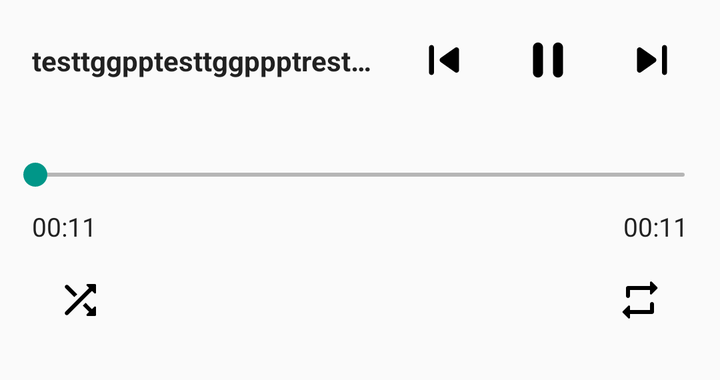
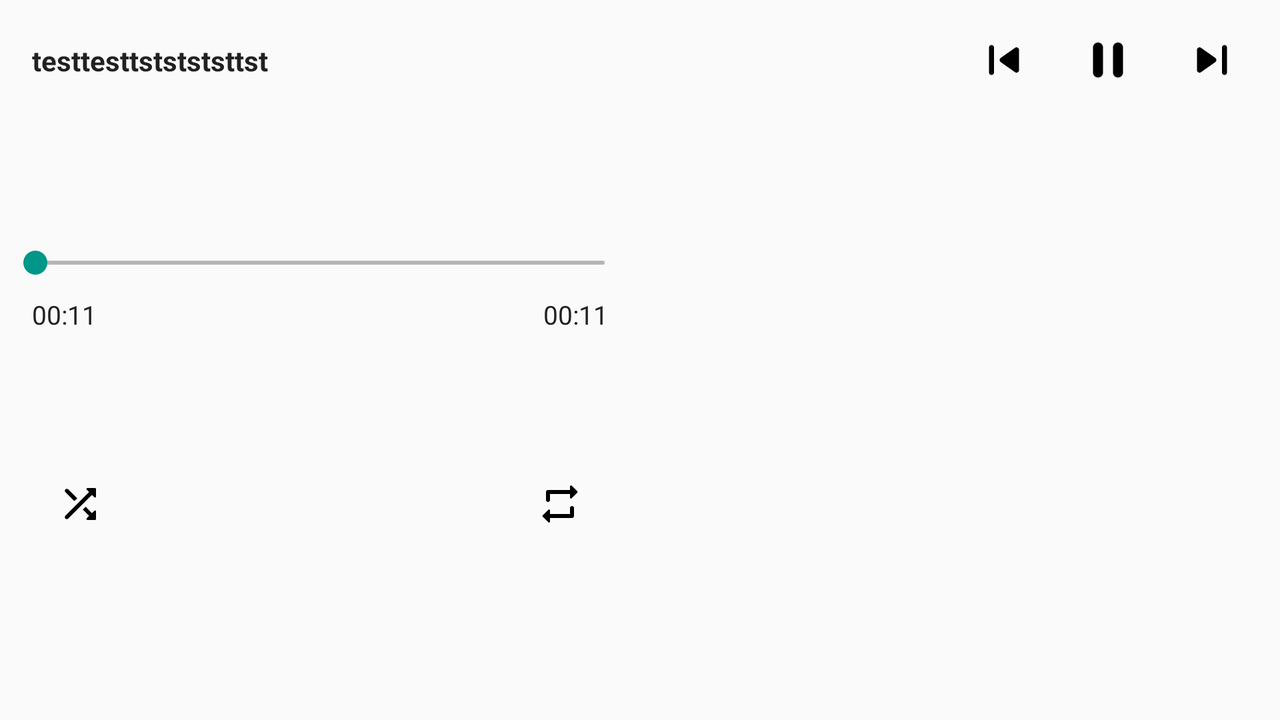

Compare how this app lays out the same screen by default and in its alternative resource folder. The renders come first, then the two layout files and the values they reference.
<!-- AndroidManifest.xml: application theme AppTheme -->
<!-- res/layout/partial_detailed_music.xml -->
<?xml version="1.0" encoding="utf-8"?>

<androidx.constraintlayout.motion.widget.MotionLayout
    xmlns:android="http://schemas.android.com/apk/res/android"
    xmlns:app="http://schemas.android.com/apk/res-auto"
    xmlns:tools="http://schemas.android.com/tools"
    android:layout_width="match_parent"
    android:layout_height="@dimen/bottom_sheet_expand_height"
    android:background="?attr/playerPanelBackground"
    app:layoutDescription="@xml/scene_detailed_music"
    tools:showPaths="true"
    tools:progress="1">

    
    <View
        android:id="@+id/bottom_panel"
        android:layout_width="0dp"
        android:layout_height="0dp"
        android:clickable="true"
        android:focusable="true"
        android:importantForAccessibility="no"
        app:layout_constraintBottom_toBottomOf="parent"
        app:layout_constraintStart_toStartOf="parent"
        app:layout_constraintEnd_toEndOf="parent"
        app:layout_constraintTop_toTopOf="parent"/>

    <View
        android:id="@+id/top_panel"
        android:layout_width="0dp"
        android:layout_height="0dp" />

    <ImageView
        android:id="@+id/iv_skip_to_previous"
        style="@style/ButtonStyle.Main"
        android:layout_marginEnd="@dimen/content_spacing_margin"
        android:layout_marginStart="@dimen/content_spacing_margin"
        android:contentDescription="@string/previous_track"
        app:layout_constraintEnd_toStartOf="@+id/iv_play_pause"
        app:layout_constraintHorizontal_chainStyle="packed"
        app:layout_constraintStart_toEndOf="@+id/btn_random_play"
        app:layout_constraintTop_toTopOf="@+id/iv_play_pause"
        app:srcCompat="@drawable/ic_skip_previous" />

    <ImageView
        android:id="@+id/iv_play_pause"
        style="@style/ButtonStyle.Main"
        app:layout_constraintBottom_toBottomOf="@id/btn_random_play"
        app:layout_constraintTop_toTopOf="@id/btn_random_play"
        app:layout_constraintEnd_toStartOf="@+id/iv_skip_to_next"
        app:layout_constraintStart_toEndOf="@+id/iv_skip_to_previous"
        app:srcCompat="@drawable/ic_pause"
        tools:ignore="ContentDescription" />

    <ImageView
        android:id="@+id/iv_skip_to_next"
        style="@style/ButtonStyle.Main"
        android:layout_marginEnd="@dimen/content_spacing_margin"
        android:layout_marginStart="@dimen/content_spacing_margin"
        android:contentDescription="@string/next_track"
        app:layout_constraintEnd_toStartOf="@+id/btn_infinite_play"
        app:layout_constraintStart_toEndOf="@+id/iv_play_pause"
        app:layout_constraintTop_toTopOf="@+id/iv_play_pause"
        app:srcCompat="@drawable/ic_skip_next" />

    <TextView
        android:id="@+id/tv_current_composition"
        style="@style/TextStyle.Composition"
        android:layout_width="0dp"
        android:layout_height="wrap_content"
        android:ellipsize="end"
        android:gravity="center_vertical"
        android:singleLine="true"
        android:layout_marginBottom="@dimen/content_spacing_margin"
        app:layout_constraintVertical_chainStyle="packed"
        app:layout_constraintTop_toTopOf="@+id/music_icon_wrapper"
        app:layout_constraintBottom_toTopOf="@+id/tv_current_composition_author"
        app:layout_constraintEnd_toEndOf="@+id/tv_current_composition_author"
        app:layout_constraintStart_toStartOf="@+id/tv_current_composition_author"
        tools:text="testtggpptesttggppptresttststststtsttesttggppptresttststststtstptresttststststtst" />

    <ImageView
        android:id="@+id/btn_random_play"
        style="@style/ButtonStyle"
        android:contentDescription="@string/content_description_shuffle"
        android:layout_marginBottom="@dimen/content_horizontal_margin"
        android:layout_marginStart="@dimen/content_vertical_margin"
        app:layout_constraintBottom_toBottomOf="parent"
        app:layout_constraintStart_toStartOf="parent"
        app:srcCompat="@drawable/ic_shuffle"/>

    <ImageView
        android:id="@+id/btn_infinite_play"
        style="@style/ButtonStyle"
        android:contentDescription="@string/content_description_repeat_mode"
        android:layout_marginBottom="@dimen/content_vertical_margin"
        android:layout_marginEnd="@dimen/content_horizontal_margin"
        app:layout_constraintBottom_toBottomOf="parent"
        app:layout_constraintEnd_toEndOf="parent"
        app:srcCompat="@drawable/ic_repeat" />

    <TextView
        android:id="@+id/tv_played_time"
        style="@style/TextStyle.Time"
        android:gravity="center_vertical|start"
        android:layout_width="0dp"
        android:layout_height="wrap_content"
        android:layout_marginBottom="4dp"
        app:layout_constraintBottom_toTopOf="@+id/btn_random_play"
        app:layout_constraintStart_toStartOf="@+id/btn_random_play"
        app:layout_constraintEnd_toStartOf="@id/tv_total_time"
        tools:text="00:11"/>

    <TextView
        android:id="@+id/tv_total_time"
        style="@style/TextStyle.Time"
        android:gravity="center_vertical|end"
        android:layout_width="0dp"
        android:layout_height="wrap_content"
        android:layout_marginBottom="4dp"
        app:layout_constraintBottom_toTopOf="@+id/btn_infinite_play"
        app:layout_constraintEnd_toEndOf="@+id/btn_infinite_play"
        app:layout_constraintStart_toEndOf="@id/tv_played_time"
        tools:text="00:11" />

    <SeekBar
        android:id="@+id/sb_track_state"
        style="@style/SeekBarStyle"
        android:layout_width="0dp"
        android:layout_height="wrap_content"
        android:layout_marginBottom="@dimen/content_spacing_margin"
        android:layout_marginLeft="1.5dp"
        android:layout_marginRight="1.5dp"
        app:layout_constraintEnd_toEndOf="parent"
        app:layout_constraintStart_toStartOf="parent"
        app:layout_constraintBottom_toTopOf="@id/tv_played_time"/>

    <FrameLayout
        android:id="@+id/music_icon_wrapper"
        android:layout_width="50dp"
        android:layout_height="50dp"
        android:layout_marginBottom="@dimen/content_internal_margin"
        android:layout_marginTop="@dimen/content_vertical_margin"
        app:layout_constraintTop_toTopOf="parent"
        app:layout_constraintBottom_toTopOf="@id/sb_track_state"
        app:layout_constraintLeft_toLeftOf="@id/tv_played_time">

        <de.hdodenhof.circleimageview.CircleImageView
            android:id="@+id/iv_music_icon"
            android:layout_width="0dp"
            android:layout_height="0dp"
            android:contentDescription="@string/folder"
            android:layout_gravity="center|start"
            android:scaleType="centerCrop"
            tools:srcCompat="@drawable/ic_music_placeholder" />

    </FrameLayout>

    <ImageView
        android:id="@+id/btn_actions_menu"
        style="@style/ButtonStyle.Menu"
        android:contentDescription="@string/content_description_menu"
        android:layout_marginTop="4dp"
        app:layout_constraintEnd_toEndOf="parent"
        app:layout_constraintTop_toTopOf="parent"
        app:srcCompat="@drawable/ic_dots_vertical" />

    <TextView
        android:id="@+id/tv_current_composition_author"
        style="@style/TextStyle.Subtitle"
        android:layout_width="0dp"
        android:layout_height="wrap_content"
        android:singleLine="true"
        android:ellipsize="end"
        android:layout_marginStart="@dimen/content_internal_margin"
        android:layout_marginEnd="@dimen/content_internal_margin"
        app:layout_constraintTop_toBottomOf="@+id/tv_current_composition"
        app:layout_constraintBottom_toBottomOf="@+id/music_icon_wrapper"
        app:layout_constraintEnd_toStartOf="@+id/btn_actions_menu"
        app:layout_constraintStart_toEndOf="@+id/music_icon_wrapper"
        tools:text="ddddddddddddddddddddd"/>

</androidx.constraintlayout.motion.widget.MotionLayout>
<!-- resources referenced by this layout -->
<resources>
  <dimen name="bottom_sheet_expand_height">190dp</dimen>
  <dimen name="content_horizontal_margin">16dp</dimen>
  <dimen name="content_internal_margin">8dp</dimen>
  <dimen name="content_spacing_margin">8dp</dimen>
  <dimen name="content_vertical_margin">16dp</dimen>
  <string name="content_description_menu">Open current composition menu</string>
  <string name="content_description_repeat_mode">Repeat mode menu</string>
  <string name="content_description_shuffle">Shuffle mode</string>
  <string name="folder">Folder</string>
  <string name="next_track">Next track</string>
  <string name="previous_track">Previous track</string>
  <style name="ButtonStyle.Menu">
          <item name="android:layout_width">48dp</item>
          <item name="android:layout_height">48dp</item>
          <item name="android:tint">@color/color_button_secondary</item>
      </style>
  <!-- from res/values-v23/ -->
  <style name="SeekBarStyle" parent="@style/Widget.AppCompat.SeekBar">
          <item name="android:progressDrawable">@drawable/bg_seekbar_progress</item>
      </style>
  <style name="TextStyle.Composition">
          <item name="android:textStyle">bold</item>
      </style>
  <style name="TextStyle.Subtitle">
          <item name="android:textColor">@color/color_text_secondary</item>
          <item name="android:textSize">14sp</item>
      </style>
  <style name="TextStyle.Time">
          <item name="android:textSize">13sp</item>
      </style>
  <dimen name="button_expand_size">48dp</dimen>
  <dimen name="control_button_width">52dp</dimen>
  <dimen name="bottom_sheet_height">60dp</dimen>
  <style name="AppBaseTheme" parent="@style/Theme.AppCompat.Light.NoActionBar">
          
  
          <item name="android:windowAnimationStyle">@style/WindowAnimationTransition</item>
      </style>
  <color name="colorPrimary">#673AB7</color>
  <color name="colorPrimaryDark">#512DA8</color>
  <color name="colorAccent">#009688</color>
  <color name="colorPrimaryDarkSecondary">#f5f5f5</color>
  <color name="disabled_color">#757575</color>
  <color name="primary_button_color">#212121</color>
  <color name="secondary_button_color">#616161</color>
  <color name="icon_color">#252728</color>
  <color name="color_control_highlight_dark">#4DFFFFFF</color>
  <color name="color_control_third">#CCCCCC</color>
  <color name="text_color_primary">#212121</color>
  <color name="text_color_secondary">#757575</color>
  <color name="text_color_primary_dark">#F3F3F3</color>
  <color name="text_color_secondary_dark">#B1B1B1</color>
  <color name="text_color_disabled">#61212121</color>
  <color name="colorError">#c62828</color>
  <color name="selectionStatusBarColor">#848282</color>
  <color name="light_light_gray">#e9e7e7</color>
  <color name="list_item_bottom_background_light">#A0A0A0</color>
  <color name="light_background_level_1">#fafafa</color>
  <color name="popup_menu_background_color">#fff</color>
  <color name="snackbar_color">#323232</color>
  <color name="divider_color">#80BDBDBD</color>
  <!-- drawable bg_dialog (drawable) -->
  <?xml version="1.0" encoding="utf-8"?>
  
  <shape xmlns:android="http://schemas.android.com/apk/res/android">
      <solid android:color="?attr/dialogBackground"/>
      <corners android:radius="8dp"/>
  </shape>
  <style name="DialogTitleStyle" parent="@style/RtlOverlay.DialogWindowTitle.AppCompat">
          <item name="android:textAppearance">@style/DialogTitleTextAppearance</item>
      </style>
  <style name="DialogButtonStyle" parent="Widget.AppCompat.Button.ButtonBar.AlertDialog">
          <item name="android:textColor">@color/color_text_accent</item>
      </style>
  <style name="DialogTitleTextAppearance" parent="@style/TextAppearance.AppCompat.Title">
          <item name="android:textColor">?attr/dialogTitleColor</item>
      </style>
  <!-- some entries are left out for length -->
</resources>
<!-- res/layout-land/partial_detailed_music.xml (the repository's variant of the layout above) -->
<!-- drawn on the phone turned sideways -->
<?xml version="1.0" encoding="utf-8"?>
<androidx.constraintlayout.motion.widget.MotionLayout
    xmlns:android="http://schemas.android.com/apk/res/android"
    xmlns:app="http://schemas.android.com/apk/res-auto"
    xmlns:tools="http://schemas.android.com/tools"
    android:layout_width="match_parent"
    android:layout_height="match_parent"
    android:background="?attr/playerPanelBackground"
    app:layoutDescription="@xml/scene_detailed_music"
    tools:showPaths="true"
    tools:progress="1">

    <androidx.constraintlayout.widget.Guideline
        android:id="@+id/guideline_left"
        android:layout_width="0dp"
        android:layout_height="0dp"
        android:orientation="vertical"
        app:layout_constraintGuide_percent="0.5"
        app:layout_constraintStart_toStartOf="parent"
        app:layout_constraintEnd_toEndOf="parent"/>

    
    <View
        android:id="@+id/bottom_panel"
        android:layout_width="0dp"
        android:layout_height="0dp"
        android:clickable="true"
        android:focusable="true"
        android:importantForAccessibility="no"
        app:layout_constraintBottom_toBottomOf="parent"
        app:layout_constraintEnd_toEndOf="@id/guideline_left"
        app:layout_constraintHorizontal_bias="1.0"
        app:layout_constraintStart_toStartOf="parent"
        app:layout_constraintTop_toTopOf="parent"
        app:layout_constraintVertical_bias="0.0" />

    <View
        android:id="@+id/top_panel"
        android:layout_width="0dp"
        android:layout_height="0dp" />

    <ImageView
        android:id="@+id/iv_skip_to_previous"
        style="@style/ButtonStyle.Main.Expanded"
        android:layout_marginStart="@dimen/content_spacing_margin"
        app:layout_constraintEnd_toStartOf="@+id/iv_play_pause"
        app:layout_constraintHorizontal_chainStyle="packed"
        app:layout_constraintStart_toEndOf="@id/btn_random_play"
        app:layout_constraintTop_toTopOf="@+id/iv_play_pause"
        android:contentDescription="@string/previous_track"
        app:srcCompat="@drawable/ic_skip_previous" />

    <ImageView
        android:id="@+id/iv_play_pause"
        style="@style/ButtonStyle.Main.Expanded"
        app:layout_constraintBottom_toBottomOf="@id/btn_random_play"
        app:layout_constraintTop_toTopOf="@id/btn_random_play"
        app:layout_constraintEnd_toStartOf="@+id/iv_skip_to_next"
        app:layout_constraintStart_toEndOf="@+id/iv_skip_to_previous"
        app:srcCompat="@drawable/ic_pause"
        tools:ignore="ContentDescription" />

    <ImageView
        android:id="@+id/iv_skip_to_next"
        style="@style/ButtonStyle.Main.Expanded"
        android:contentDescription="@string/next_track"
        android:layout_marginEnd="@dimen/content_spacing_margin"
        app:layout_constraintEnd_toStartOf="@id/btn_infinite_play"
        app:layout_constraintStart_toEndOf="@+id/iv_play_pause"
        app:layout_constraintTop_toTopOf="@+id/iv_play_pause"
        app:srcCompat="@drawable/ic_skip_next" />

    <TextView
        android:id="@+id/tv_current_composition"
        style="@style/TextStyle.Composition"
        android:layout_width="0dp"
        android:layout_height="wrap_content"
        android:ellipsize="end"
        android:gravity="center_vertical"
        android:singleLine="true"
        android:layout_marginBottom="@dimen/content_spacing_margin"
        app:layout_constraintVertical_chainStyle="packed"
        app:layout_constraintTop_toTopOf="@+id/music_icon_wrapper"
        app:layout_constraintBottom_toTopOf="@+id/tv_current_composition_author"
        app:layout_constraintEnd_toEndOf="@+id/tv_current_composition_author"
        app:layout_constraintStart_toStartOf="@+id/tv_current_composition_author"
        tools:text="testtesttststststtst" />

    <ImageView
        android:id="@+id/btn_random_play"
        style="@style/ButtonStyle"
        android:contentDescription="@string/content_description_shuffle"
        android:layout_marginStart="@dimen/content_horizontal_margin"
        app:layout_constraintTop_toBottomOf="@id/group_time"
        app:layout_constraintBottom_toBottomOf="parent"
        app:layout_constraintStart_toStartOf="parent"
        app:srcCompat="@drawable/ic_shuffle"/>

    <ImageView
        android:id="@+id/btn_infinite_play"
        style="@style/ButtonStyle"
        android:contentDescription="@string/content_description_repeat_mode"
        android:layout_marginEnd="@dimen/content_horizontal_margin"
        app:layout_constraintBottom_toBottomOf="@id/btn_random_play"
        app:layout_constraintEnd_toEndOf="@id/guideline_left"
        app:srcCompat="@drawable/ic_repeat" />

    <TextView
        android:id="@+id/tv_played_time"
        style="@style/TextStyle.Time"
        android:gravity="center_vertical|start"
        android:layout_width="0dp"
        android:layout_height="wrap_content"
        android:layout_marginTop="@dimen/content_spacing_margin"
        app:layout_constraintTop_toBottomOf="@id/sb_track_state"
        app:layout_constraintStart_toStartOf="@+id/btn_random_play"
        app:layout_constraintEnd_toStartOf="@id/tv_total_time"
        app:layout_constraintBottom_toBottomOf="@id/group_time"
        tools:text="00:11"/>

    <TextView
        android:id="@+id/tv_total_time"
        style="@style/TextStyle.Time"
        android:gravity="center_vertical|end"
        android:layout_width="0dp"
        android:layout_height="wrap_content"
        app:layout_constraintTop_toTopOf="@id/tv_played_time"
        app:layout_constraintEnd_toEndOf="@+id/btn_infinite_play"
        app:layout_constraintStart_toEndOf="@id/tv_played_time"
        tools:text="00:11" />

    <SeekBar
        android:id="@+id/sb_track_state"
        style="@style/SeekBarStyle"
        android:layout_width="0dp"
        android:layout_height="wrap_content"
        android:layout_marginLeft="1.5dp"
        android:layout_marginRight="1.5dp"
        app:layout_constraintEnd_toEndOf="@id/guideline_left"
        app:layout_constraintStart_toStartOf="parent"
        app:layout_constraintBottom_toTopOf="@+id/tv_played_time"
        app:layout_constraintTop_toTopOf="@id/group_time"/>

    <androidx.constraintlayout.widget.Group
        android:id="@+id/group_time"
        android:layout_width="0dp"
        android:layout_height="wrap_content"
        app:constraint_referenced_ids="sb_track_state, tv_played_time"
        app:layout_constraintBottom_toTopOf="@+id/btn_random_play"
        app:layout_constraintTop_toBottomOf="@id/music_icon_wrapper"/>

    <FrameLayout
        android:id="@+id/music_icon_wrapper"
        android:layout_width="50dp"
        android:layout_height="50dp"
        app:layout_constraintTop_toTopOf="parent"
        app:layout_constraintLeft_toLeftOf="@id/tv_played_time"
        app:layout_constraintBottom_toTopOf="@id/group_time">

        <de.hdodenhof.circleimageview.CircleImageView
            android:id="@+id/iv_music_icon"
            android:layout_width="0dp"
            android:layout_height="0dp"
            android:contentDescription="@string/folder"
            android:layout_gravity="center|start"
            android:scaleType="centerCrop"
            tools:srcCompat="@drawable/ic_music_placeholder" />

    </FrameLayout>

    <ImageView
        android:id="@+id/btn_actions_menu"
        style="@style/ButtonStyle.Menu"
        android:contentDescription="@string/content_description_menu"
        android:layout_marginBottom="6dp"
        app:layout_constraintEnd_toEndOf="@id/guideline_left"
        app:layout_constraintBottom_toBottomOf="@+id/tv_current_composition_author"
        app:srcCompat="@drawable/ic_dots_vertical" />

    <TextView
        android:id="@+id/tv_current_composition_author"
        style="@style/TextStyle.Subtitle"
        android:layout_width="0dp"
        android:layout_height="wrap_content"
        android:singleLine="true"
        android:ellipsize="end"
        android:layout_marginStart="@dimen/content_internal_margin"
        android:layout_marginEnd="@dimen/content_internal_margin"
        app:layout_constraintTop_toBottomOf="@+id/tv_current_composition"
        app:layout_constraintBottom_toBottomOf="@+id/music_icon_wrapper"
        app:layout_constraintEnd_toStartOf="@+id/btn_actions_menu"
        app:layout_constraintStart_toEndOf="@+id/music_icon_wrapper"
        tools:text="ddddddddddddddddddddd"/>

</androidx.constraintlayout.motion.widget.MotionLayout>
<!-- resources referenced by the variant -->
<!-- as the phone turned sideways resolves them -->
<resources>
  <dimen name="content_horizontal_margin">16dp</dimen>
  <dimen name="content_internal_margin">8dp</dimen>
  <dimen name="content_spacing_margin">8dp</dimen>
  <string name="content_description_menu">Open current composition menu</string>
  <string name="content_description_repeat_mode">Repeat mode menu</string>
  <string name="content_description_shuffle">Shuffle mode</string>
  <string name="folder">Folder</string>
  <string name="next_track">Next track</string>
  <string name="previous_track">Previous track</string>
  <style name="ButtonStyle.Main.Expanded">
          <item name="android:layout_width">@dimen/play_button_expand_size</item>
          <item name="android:layout_height">@dimen/play_button_expand_size</item>
      </style>
  <style name="ButtonStyle.Menu">
          <item name="android:layout_width">48dp</item>
          <item name="android:layout_height">48dp</item>
          <item name="android:tint">@color/color_button_secondary</item>
      </style>
  <!-- from res/values-v23/ -->
  <style name="SeekBarStyle" parent="@style/Widget.AppCompat.SeekBar">
          <item name="android:progressDrawable">@drawable/bg_seekbar_progress</item>
      </style>
  <style name="TextStyle.Composition">
          <item name="android:textStyle">bold</item>
      </style>
  <style name="TextStyle.Subtitle">
          <item name="android:textColor">@color/color_text_secondary</item>
          <item name="android:textSize">14sp</item>
      </style>
  <style name="TextStyle.Time">
          <item name="android:textSize">13sp</item>
      </style>
  <dimen name="button_expand_size">48dp</dimen>
  <dimen name="play_button_expand_size">56dp</dimen>
  <style name="AppBaseTheme" parent="@style/Theme.AppCompat.Light.NoActionBar">
          
  
          <item name="android:windowAnimationStyle">@style/WindowAnimationTransition</item>
      </style>
  <color name="colorPrimary">#673AB7</color>
  <color name="colorPrimaryDark">#512DA8</color>
  <color name="colorAccent">#009688</color>
  <color name="colorPrimaryDarkSecondary">#f5f5f5</color>
  <color name="disabled_color">#757575</color>
  <color name="primary_button_color">#212121</color>
  <color name="secondary_button_color">#616161</color>
  <color name="icon_color">#252728</color>
  <color name="color_control_highlight_dark">#4DFFFFFF</color>
  <color name="color_control_third">#CCCCCC</color>
  <color name="text_color_primary">#212121</color>
  <color name="text_color_secondary">#757575</color>
  <color name="text_color_primary_dark">#F3F3F3</color>
  <color name="text_color_secondary_dark">#B1B1B1</color>
  <color name="text_color_disabled">#61212121</color>
  <color name="colorError">#c62828</color>
  <color name="selectionStatusBarColor">#848282</color>
  <color name="light_light_gray">#e9e7e7</color>
  <color name="list_item_bottom_background_light">#A0A0A0</color>
  <color name="light_background_level_1">#fafafa</color>
  <color name="popup_menu_background_color">#fff</color>
  <color name="snackbar_color">#323232</color>
  <color name="divider_color">#80BDBDBD</color>
  <!-- drawable bg_dialog (drawable) -->
  <?xml version="1.0" encoding="utf-8"?>
  
  <shape xmlns:android="http://schemas.android.com/apk/res/android">
      <solid android:color="?attr/dialogBackground"/>
      <corners android:radius="8dp"/>
  </shape>
  <style name="DialogTitleStyle" parent="@style/RtlOverlay.DialogWindowTitle.AppCompat">
          <item name="android:textAppearance">@style/DialogTitleTextAppearance</item>
      </style>
  <style name="DialogButtonStyle" parent="Widget.AppCompat.Button.ButtonBar.AlertDialog">
          <item name="android:textColor">@color/color_text_accent</item>
      </style>
  <style name="DialogTitleTextAppearance" parent="@style/TextAppearance.AppCompat.Title">
          <item name="android:textColor">?attr/dialogTitleColor</item>
      </style>
  <!-- some entries are left out for length -->
</resources>
